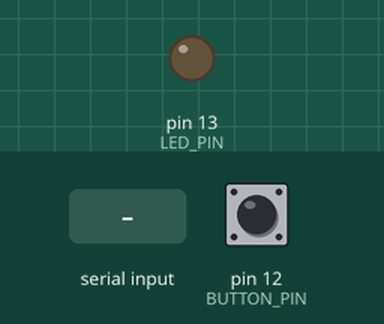
Simulated run of this sketch. Board: Arduino Uno, built with avr-gcc and run on an emulated ATmega328P. On the bench: output pins drawn as LEDs (lit = HIGH). The test bench sets the inputs (shaded band); at power-on: pin 12 (BUTTON_PIN) HIGH.

Above: at 1.2 s.
1.3 s: "1" received over Serial
At 2.2 s:
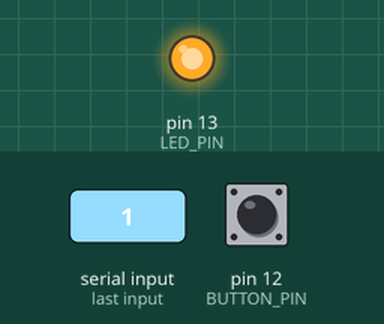
4.4 s: "0" received over Serial
At 5.7 s:
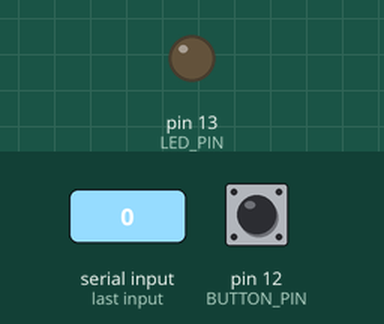
Timing chart, 0 to 7.4 s (numbered marks = the images above; inputs shaded):
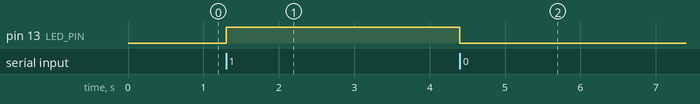

The sketch:

mute-button.ino
```cpp
/*
 * Mute/un-mute your Google meet calls with a Arduino connected button!
 *
 * This is the arduino code for https://github.com/aporcupine/mute-button
 */

const int LED_PIN = 13;
const int BUTTON_PIN = 12;
const int DEBOUNCE_DELAY = 50;

int lastSteadyState = LOW;
int lastFlickerableState = LOW;
int currentState;
unsigned long lastDebounceTime = 0;

void setup() {
  Serial.begin(9600);
  pinMode(BUTTON_PIN, INPUT_PULLUP);
  pinMode(LED_PIN, OUTPUT);
}

void loop() {
  // turn the LED on if we get a "1" off if we get a "0"
  if (Serial.available() > 0) {
    int incomingByte = Serial.read();
    if (incomingByte == 49) {
      digitalWrite(LED_PIN, 1);
    } else if (incomingByte == 48) {
      digitalWrite(LED_PIN, 0);
    }
  }

  // debounced button press to un-mute the meeting
  currentState = digitalRead(BUTTON_PIN);
  if (currentState != lastFlickerableState) {
    lastDebounceTime = millis();
    lastFlickerableState = currentState;
  }
  if ((millis() - lastDebounceTime) > DEBOUNCE_DELAY) {
    if(lastSteadyState == HIGH && currentState == LOW) {
      // rising edge, send the message to un-mute
      Serial.print("1");
    }
    lastSteadyState = currentState;
  }
}
```

Measured:
- after the input at 1.3 s, pin 13 (LED_PIN): LOW → HIGH at once
- after the input at 4.4 s, pin 13 (LED_PIN): HIGH → LOW at once
